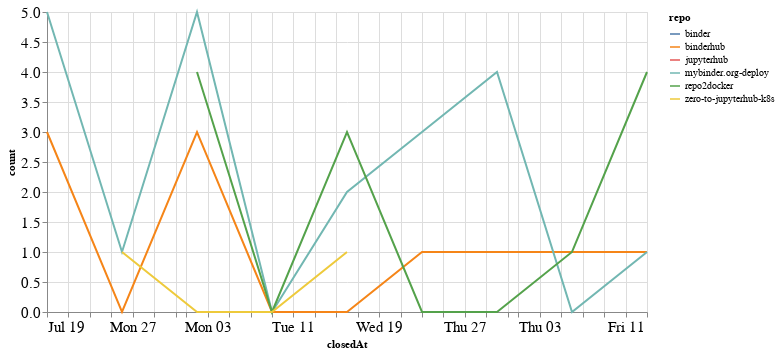

Notebook code for this chart:
### Code cell
closed_by_time = closed_by.groupby('repo').resample('W', on='closedAt').count()['author'].reset_index()
closed_by_time = closed_by_time.rename(columns={'author': 'count'})

alt.Chart(closed_by_time, width=600).mark_line().encode(
    x='closedAt',
    y='count',
    color='repo',
    tooltip="repo"
)

### Figure 1 — Vega-Lite specification as saved in the notebook (floating-point values rounded to 4 significant figures)
{"config": {"axisLeft": {"labelFontSize": 15}, "axisBottom": {"labelFontSize": 15}}, "data": {"name": "data-c2c7a1e7fcbaee77c7957f0b48175c01"}, "mark": "line", "encoding": {"color": {"type": "nominal", "field": "repo"}, "tooltip": {"type": "nominal", "field": "repo"}, "x": {"type": "temporal", "field": "closedAt"}, "y": {"type": "quantitative", "field": "count"}}, "width": 600, "$schema": "https://vega.github.io/schema/vega-lite/v4.8.1.json", "datasets": {"data-c2c7a1e7fcbaee77c7957f0b48175c01": [{"repo": "binder", "closedAt": "2020-07-26T00:00:00", "count": 1}, {"repo": "binderhub", "closedAt": "2020-07-19T00:00:00", "count": 3}, {"repo": "binderhub", "closedAt": "2020-07-26T00:00:00", "count": 0}, {"repo": "binderhub", "closedAt": "2020-08-02T00:00:00", "count": 3}, {"repo": "binderhub", "closedAt": "2020-08-09T00:00:00", "count": 0}, {"repo": "binderhub", "closedAt": "2020-08-16T00:00:00", "count": 0}, {"repo": "binderhub", "closedAt": "2020-08-23T00:00:00", "count": 1}, {"repo": "binderhub", "closedAt": "2020-08-30T00:00:00", "count": 1}, {"repo": "binderhub", "closedAt": "2020-09-06T00:00:00", "count": 1}, {"repo": "binderhub", "closedAt": "2020-09-13T00:00:00", "count": 1}, {"repo": "jupyterhub", "closedAt": "2020-08-16T00:00:00", "count": 1}, {"repo": "mybinder.org-deploy", "closedAt": "2020-07-19T00:00:00", "count": 5}, {"repo": "mybinder.org-deploy", "closedAt": "2020-07-26T00:00:00", "count": 1}, {"repo": "mybinder.org-deploy", "closedAt": "2020-08-02T00:00:00", "count": 5}, {"repo": "mybinder.org-deploy", "closedAt": "2020-08-09T00:00:00", "count": 0}, {"repo": "mybinder.org-deploy", "closedAt": "2020-08-16T00:00:00", "count": 2}, {"repo": "mybinder.org-deploy", "closedAt": "2020-08-23T00:00:00", "count": 3}, {"repo": "mybinder.org-deploy", "closedAt": "2020-08-30T00:00:00", "count": 4}, {"repo": "mybinder.org-deploy", "closedAt": "2020-09-06T00:00:00", "count": 0}, {"repo": "mybinder.org-deploy", "closedAt": "2020-09-13T00:00:00", "count": 1}, {"repo": "repo2docker", "closedAt": "2020-08-02T00:00:00", "count": 4}, {"repo": "repo2docker", "closedAt": "2020-08-09T00:00:00", "count": 0}, {"repo": "repo2docker", "closedAt": "2020-08-16T00:00:00", "count": 3}, {"repo": "repo2docker", "closedAt": "2020-08-23T00:00:00", "count": 0}, {"repo": "repo2docker", "closedAt": "2020-08-30T00:00:00", "count": 0}, {"repo": "repo2docker", "closedAt": "2020-09-06T00:00:00", "count": 1}, {"repo": "repo2docker", "closedAt": "2020-09-13T00:00:00", "count": 4}, {"repo": "zero-to-jupyterhub-k8s", "closedAt": "2020-07-26T00:00:00", "count": 1}, {"repo": "zero-to-jupyterhub-k8s", "closedAt": "2020-08-02T00:00:00", "count": 0}, {"repo": "zero-to-jupyterhub-k8s", "closedAt": "2020-08-09T00:00:00", "count": 0}, {"repo": "zero-to-jupyterhub-k8s", "closedAt": "2020-08-16T00:00:00", "count": 1}]}}
